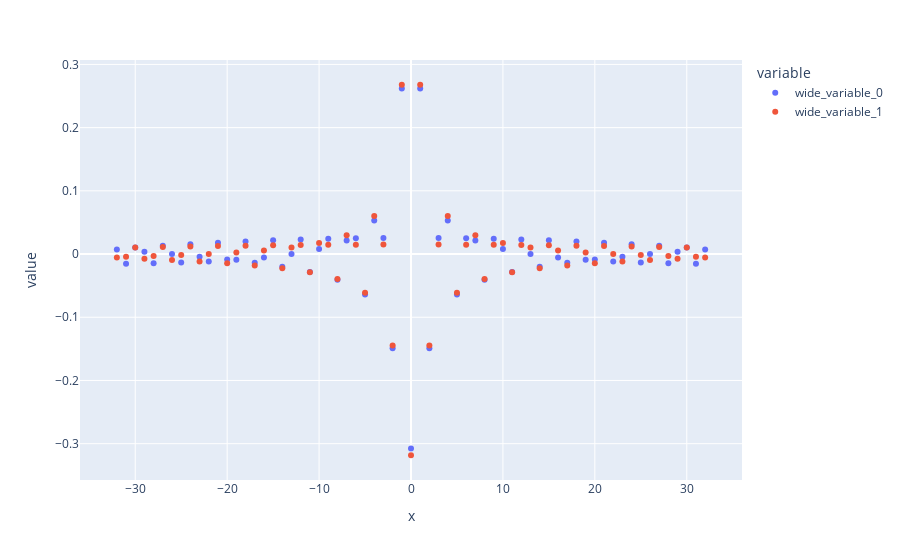

The notebook cell this image was saved under:
### Code cell
# Comparaison between the C and fC matrices (first row, sinus cardinal vs indicatrice in Fourier space)
px.scatter(x=frequences,y=[np.real(iDFT @ C @ DFT)[0,:],fC[0,:]])

### Figure 1 — Plotly figure (JSON) as saved in the notebook; plotly's stock layout.template omitted (floating-point values rounded to 4 significant figures)
{"data": [{"hovertemplate": "variable=wide_variable_0<br>x=%{x}<br>value=%{y}<extra></extra>", "legendgroup": "wide_variable_0", "marker": {"color": "#636efa", "symbol": "circle"}, "mode": "markers", "name": "wide_variable_0", "orientation": "v", "showlegend": true, "type": "scatter", "x": [0, 1, 2, 3, 4, 5, 6, 7.0, 8, 9, 10, 11, 12, 13.0, 14.0, 15, 16, 17, 18, 19, 20, 21, 22, 23, 24, 25, 26.0, 27.0, 28.0, 29.0, 30, 31, 32, -32, -31, -30, -29.0, -28.0, -27.0, -26.0, -25, -24, -23, -22, -21, -20, -19, -18, -17, -16, -15, -14.0, -13.0, -12, -11, -10, -9, -8, -7.0, -6, -5, -4, -3, -2, -1], "xaxis": "x", "y": [-0.3077, 0.2621, -0.149, 0.02548, 0.0531, -0.06382, 0.025, 0.02154, -0.0405, 0.02421, 0.007923, -0.02837, 0.0231, -6.939e-18, -0.02022, 0.02169, -0.005271, -0.01393, 0.01998, -0.008998, -0.008687, 0.01798, -0.01167, -0.004107, 0.01569, -0.01354, 2.168e-17, 0.01312, -0.01473, 0.003735, 0.01028, -0.01531, 0.007152, 0.007152, -0.01531, 0.01028, 0.003735, -0.01473, 0.01312, -2.168e-17, -0.01354, 0.01569, -0.004107, -0.01167, 0.01798, -0.008687, -0.008998, 0.01998, -0.01393, -0.005271, 0.02169, -0.02022, 5.378e-17, 0.0231, -0.02837, 0.007923, 0.02421, -0.0405, 0.02154, 0.025, -0.06382, 0.0531, 0.02548, -0.149, 0.2621], "yaxis": "y"}, {"hovertemplate": "variable=wide_variable_1<br>x=%{x}<br>value=%{y}<extra></extra>", "legendgroup": "wide_variable_1", "marker": {"color": "#EF553B", "symbol": "circle"}, "mode": "markers", "name": "wide_variable_1", "orientation": "v", "showlegend": true, "type": "scatter", "x": [0, 1, 2, 3, 4, 5, 6, 7.0, 8, 9, 10, 11, 12, 13.0, 14.0, 15, 16, 17, 18, 19, 20, 21, 22, 23, 24, 25, 26.0, 27.0, 28.0, 29.0, 30, 31, 32, -32, -31, -30, -29.0, -28.0, -27.0, -26.0, -25, -24, -23, -22, -21, -20, -19, -18, -17, -16, -15, -14.0, -13.0, -12, -11, -10, -9, -8, -7.0, -6, -5, -4, -3, -2, -1], "xaxis": "x", "y": [-0.3183, 0.2678, -0.1447, 0.01497, 0.06022, -0.06105, 0.01482, 0.02988, -0.03937, 0.01458, 0.01732, -0.02894, 0.01423, 0.01029, -0.02252, 0.0138, 0.005728, -0.018, 0.01328, 0.002511, -0.01453, 0.01268, 0.0001281, -0.01171, 0.01201, -0.001685, -0.009336, 0.01127, -0.00308, -0.007284, 0.01048, -0.004149, -0.005485, -0.005485, -0.004149, 0.01048, -0.007284, -0.00308, 0.01127, -0.009336, -0.001685, 0.01201, -0.01171, 0.0001281, 0.01268, -0.01453, 0.002511, 0.01328, -0.018, 0.005728, 0.0138, -0.02252, 0.01029, 0.01423, -0.02894, 0.01732, 0.01458, -0.03937, 0.02988, 0.01482, -0.06105, 0.06022, 0.01497, -0.1447, 0.2678], "yaxis": "y"}], "layout": {"legend": {"title": {"text": "variable"}, "tracegroupgap": 0}, "margin": {"t": 60}, "xaxis": {"anchor": "y", "domain": [0, 1], "title": {"text": "x"}}, "yaxis": {"anchor": "x", "domain": [0, 1], "title": {"text": "value"}}}}
